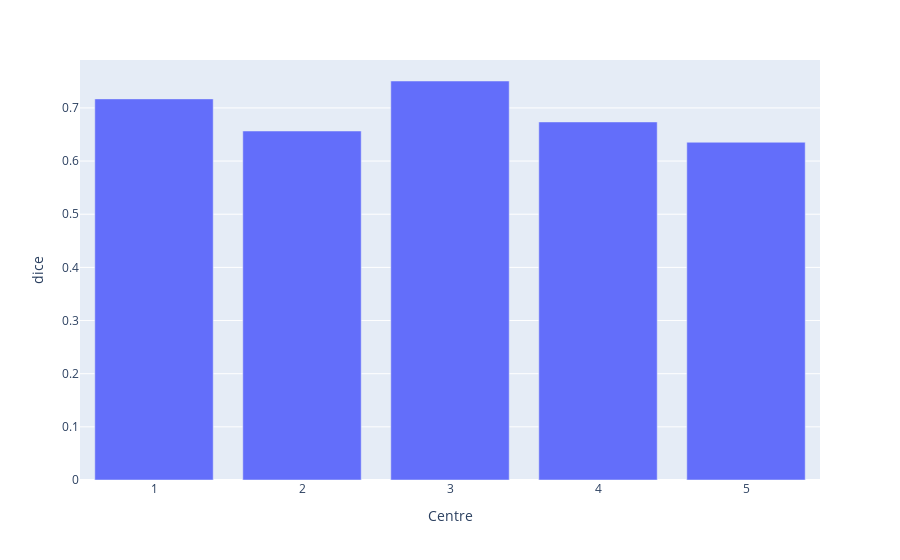

Source (notebook cell):
### Code cell
px.bar(dfs['mnm'].groupby('Centre').mean().reset_index(), x='Centre', y='dice')

### Figure 1 — Plotly figure (JSON) as saved in the notebook; plotly's stock layout.template omitted (floating-point values rounded to 4 significant figures)
{"data": [{"alignmentgroup": "True", "hovertemplate": "Centre=%{x}<br>dice=%{y}<extra></extra>", "legendgroup": "", "marker": {"color": "#636efa", "pattern": {"shape": ""}}, "name": "", "offsetgroup": "", "orientation": "v", "showlegend": false, "textposition": "auto", "type": "bar", "x": [1, 2, 3, 4, 5], "xaxis": "x", "y": [0.717, 0.6566, 0.7506, 0.6736, 0.6354], "yaxis": "y"}], "layout": {"barmode": "relative", "legend": {"tracegroupgap": 0}, "margin": {"t": 60}, "xaxis": {"anchor": "y", "domain": [0, 1], "title": {"text": "Centre"}}, "yaxis": {"anchor": "x", "domain": [0, 1], "title": {"text": "dice"}}}}
